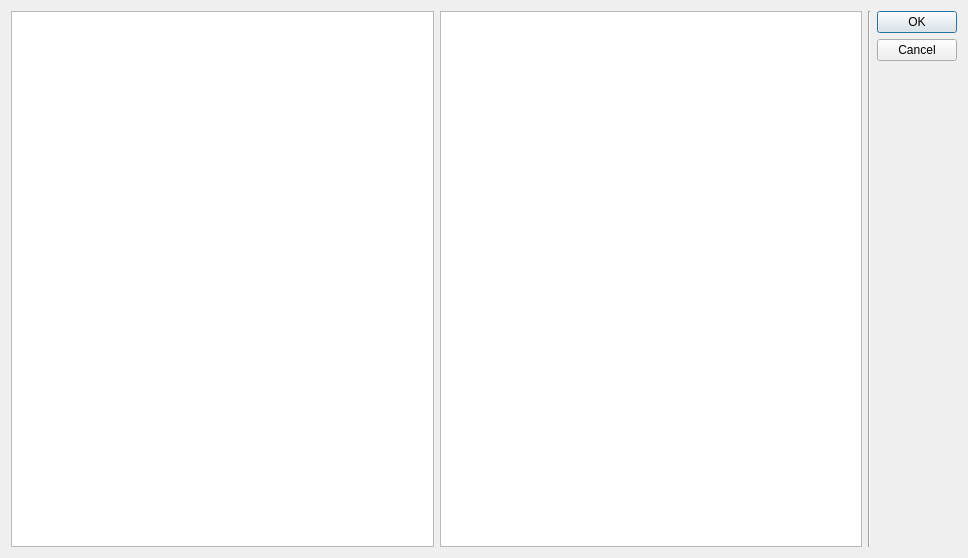
<?xml version="1.0" encoding="UTF-8"?>
<ui version="4.0">
 <class>PreScanDialog</class>
 <widget class="QDialog" name="PreScanDialog">
  <property name="geometry">
   <rect>
    <x>0</x>
    <y>0</y>
    <width>968</width>
    <height>558</height>
   </rect>
  </property>
  <property name="windowTitle">
   <string>Dialog</string>
  </property>
  <layout class="QHBoxLayout" name="horizontalLayout">
   <item>
    <widget class="QGraphicsView" name="graphicsView_front">
     <property name="dragMode">
      <enum>QGraphicsView::ScrollHandDrag</enum>
     </property>
    </widget>
   </item>
   <item>
    <widget class="QGraphicsView" name="graphicsView_back">
     <property name="dragMode">
      <enum>QGraphicsView::ScrollHandDrag</enum>
     </property>
    </widget>
   </item>
   <item>
    <widget class="Line" name="line">
     <property name="orientation">
      <enum>Qt::Vertical</enum>
     </property>
    </widget>
   </item>
   <item>
    <widget class="QDialogButtonBox" name="buttonBox">
     <property name="orientation">
      <enum>Qt::Vertical</enum>
     </property>
     <property name="standardButtons">
      <set>QDialogButtonBox::Cancel|QDialogButtonBox::Ok</set>
     </property>
    </widget>
   </item>
  </layout>
 </widget>
 <resources/>
 <connections>
  <connection>
   <sender>buttonBox</sender>
   <signal>rejected()</signal>
   <receiver>PreScanDialog</receiver>
   <slot>reject()</slot>
   <hints>
    <hint type="sourcelabel">
     <x>316</x>
     <y>260</y>
    </hint>
    <hint type="destinationlabel">
     <x>286</x>
     <y>274</y>
    </hint>
   </hints>
  </connection>
  <connection>
   <sender>buttonBox</sender>
   <signal>accepted()</signal>
   <receiver>PreScanDialog</receiver>
   <slot>accept()</slot>
   <hints>
    <hint type="sourcelabel">
     <x>248</x>
     <y>254</y>
    </hint>
    <hint type="destinationlabel">
     <x>157</x>
     <y>274</y>
    </hint>
   </hints>
  </connection>
 </connections>
</ui>
